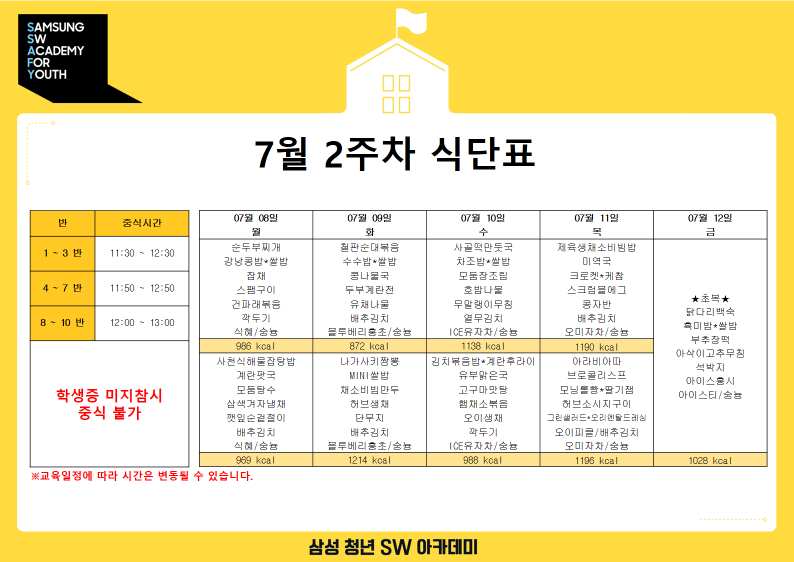
#> input picture myself/menusender/menu.png, 1587 x 1123 px, found by its file name (shown at 1/2 size)
$ python slacktest.py
#> lines starting #> are read from the running program, lines starting #| are printed output that depends on the picture; after the words box and inside, x2 and y2 are one past the last pixel; in counts of white or black regions, pixels touching at a corner belong together
import json
import requests
import imutils
try:
    from PIL import Image
except ImportError:
    import Image
import pytesseract

# [15 lines of commented-out code are left out]


def setLabel(image, str, contour):
    (text_width, text_height), baseline = cv2.getTextSize(str, cv2.FONT_HERSHEY_SIMPLEX, 0.7, 1)
    x,y,width,height = cv2.boundingRect(contour)
    pt_x = x+int((width-text_width)/2)
    pt_y = y+int((height + text_height)/2)
    cv2.rectangle(image, (pt_x, pt_y+baseline), (pt_x+text_width, pt_y-text_height), (200,200,200), cv2.FILLED)
    cv2.putText(image, str, (pt_x, pt_y), cv2.FONT_HERSHEY_SIMPLEX, 0.7, (0,0,0), 1, 8)


########### 이미지 전처리 과정 ##########
# https://webnautes.tistory.com/1296
# https://sosal.kr/1067
# https://076923.github.io/posts/Python-opencv-9/#top
import cv2
import numpy as np

image_address = r'C:\Users\student\python\myself\menusender'

img_color = cv2.imread(image_address+ r"\menu.png", cv2.IMREAD_COLOR)
#> img_color is the input picture: shape (1123, 1587, 3); mean B, G, R 185, 230.3, 242.1
copy_img = img_color.copy()
img_gray = cv2.cvtColor(copy_img, cv2.COLOR_BGR2GRAY)
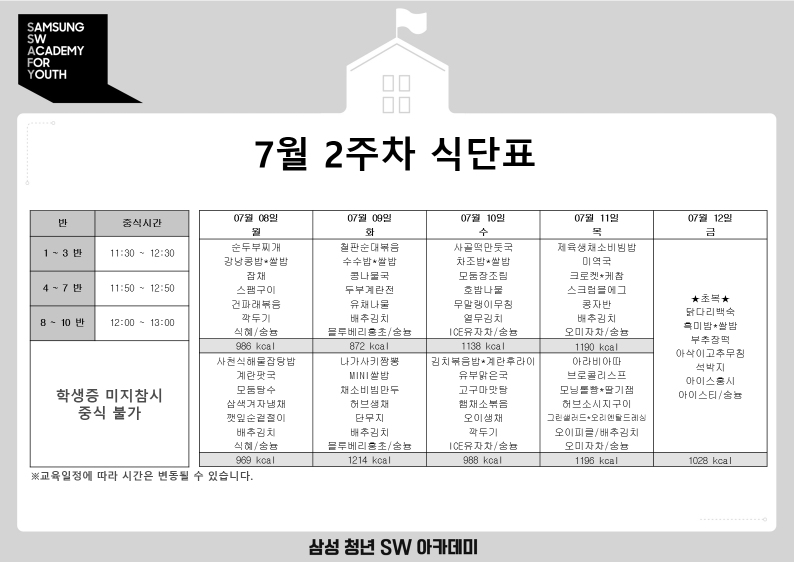
#> img_gray: shape (1123, 1587) (shown at 1/2 size); min 0, max 255, mean 228.7

cv2.imshow('Show Image', img_gray)
cv2.waitKey(0)
cv2.imwrite(image_address+r"\savedimage.jpg", img_gray)
cv2.destroyAllWindows()

## 흑백처리 완료
# blur
img_gray_blurred = cv2.GaussianBlur(img_gray, (5,5),0)

# 목표는 선을 명확히해서 주변 둘레 선을 확인하는 것이다.
ret,img_binary = cv2.threshold(img_gray_blurred, 127, 255, cv2.THRESH_BINARY_INV|cv2.THRESH_OTSU)
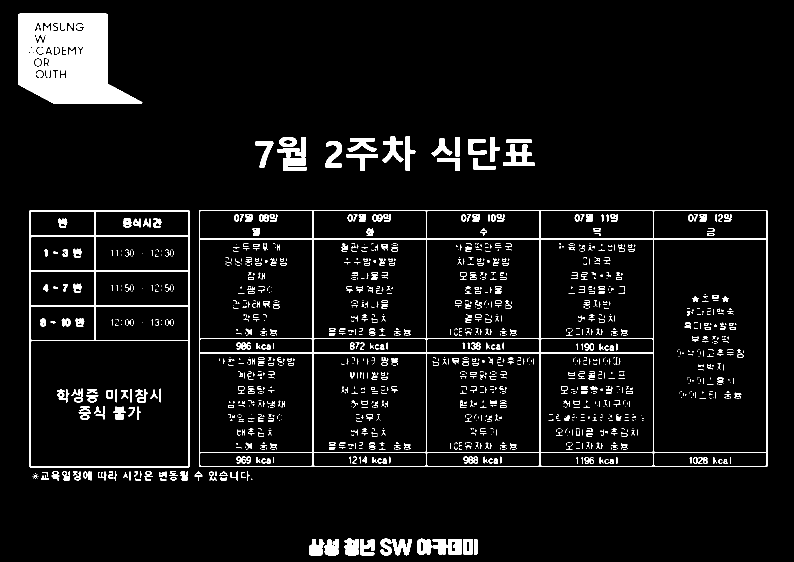
#> img_binary: shape (1123, 1587) (shown at 1/2 size); 6.1% white; 1355 white regions (874 under 20 px)
#> ret = 163
cv2.imshow('result', img_binary)
cv2.waitKey(0)

contours, hierarchy = cv2.findContours(img_binary, cv2.RETR_EXTERNAL, cv2.CHAIN_APPROX_SIMPLE)
#> contours = 65 contours, 12 with area under 20; largest, box (x1, y1, x2, y2) and area: (398, 420, 1535, 934) 582766, (59, 420, 379, 935) 163964, (36, 27, 285, 207) 32102, (834, 1077, 924, 1109) 2109, (554, 274, 613, 341) 1914

rectlist = []
for cnt in contours:
    size = len(cnt)
    print(size)

    epsilon = 0.005 * cv2.arcLength(cnt, True)
    approx = cv2.approxPolyDP(cnt, epsilon, True)

    size = len(approx)
    print(size)

    cv2.line(img_gray_blurred, tuple(approx[0][0]), tuple(approx[size-1][0]), (0, 255, 0), 3)
    for k in range(size-1):
        cv2.line(img_gray_blurred, tuple(approx[k][0]), tuple(approx[k+1][0]), (0, 255, 0), 3)

    if cv2.isContourConvex(approx):
        if size == 3:
            setLabel(img_gray_blurred, "triangle", cnt)
        elif size == 4:
            #setLabel(img_gray_blurred, "rectangle", cnt)
            rectlist.append(cnt)
        elif size == 5:
            setLabel(img_gray_blurred, "pentagon", cnt)
        elif size == 6:
            setLabel(img_gray_blurred, "hexagon", cnt)
        elif size == 8:
            setLabel(img_gray_blurred, "octagon", cnt)
        elif size == 10:
            setLabel(img_gray_blurred, "decagon", cnt)
        else:
            setLabel(img_gray_blurred, str(size), cnt)
    else:
        setLabel(img_gray_blurred, str(size), cnt)
#> this loop made 65 passes
#> epsilon on passes 1, 3, 4, 5, 6, 7, 8, 9, 12, 13, 14, 15: 0.354, 1.1, 0.997, 0.802, 0.69, 1.85, 0.802, 0.697, 0.144, 0.141, 0.168, 0.147
#> (epsilon, approx) on passes 2, 10, 28, 35, 47, 48: (0.47, [[927, 1078], [927, 1108], [944, 1108], [944, 1078]]), (0.0283, [[503, 957], [502, 958], [503, 959], [504, 958]]), (0.09, [[431, 943], [431, 951], [432, 951], [432, 943]]), (0.18, [[259, 943], [259, 960], [260, 960], [260, 943]]), (16.48, [[398, 420], [399, 933], [1534, 932], [1533, 420]]), (8.32, [[60, 420], [59, 933], [377, 934], [378, 421]])
#> (printed output is left out)
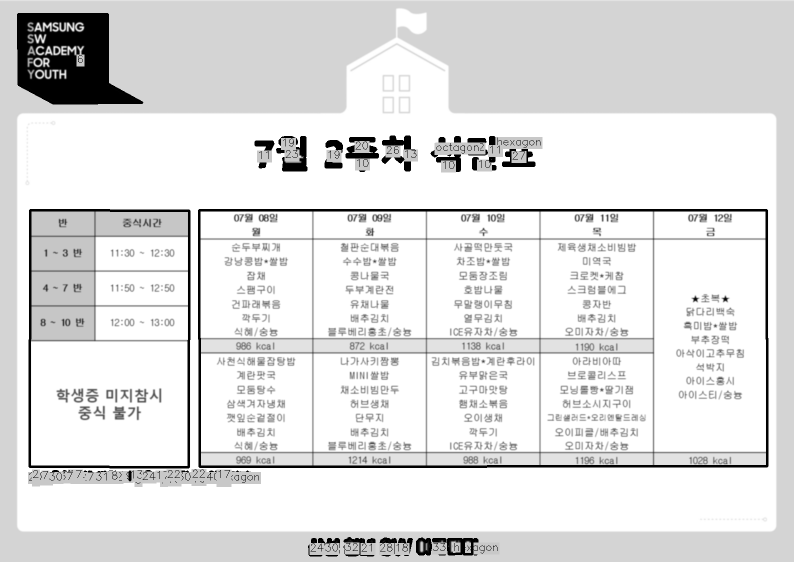
#> img_gray_blurred: shape (1123, 1587) (shown at 1/2 size); min 0, max 255, mean 225.2
#> after the loop, rectlist = 6 contours, 3 with area under 20; largest, box (x1, y1, x2, y2) and area: (398, 420, 1535, 934) 582766, (59, 420, 379, 935) 163964, (927, 1078, 945, 1109) 510

cv2.imshow('result', img_gray)
cv2.waitKey(0)

# rentangle 2가지 찾음 -> 2을 각각을 이미지로 저장하자
count = 0
for rect in rectlist :
    rect = rect.astype("float")
    rect = rect.astype("int")
    x,y,w,h = cv2.boundingRect(rect)

    if w < 200:
        continue
    count += 1
    cv2.imwrite(image_address+r"/Img"+str(count)+".jpg", img_gray[y: y + h, x: x + w])
#> this loop made 6 passes
#> rect on passes 2 to 4: [[503, 957], [502, 958], [503, 959], [504, 958]], [[431, 943], [431, 951], [432, 951], [432, 943]], [[259, 943], [259, 960], [260, 960], [260, 943]]
#> (rect, x, y, w, h) on pass 1: ([[927, 1078], [927, 1108], [944, 1108], [944, 1078]], 927, 1078, 18, 31)

src = cv2.imread(image_address+r"/Img1.jpg", cv2.IMREAD_GRAYSCALE)
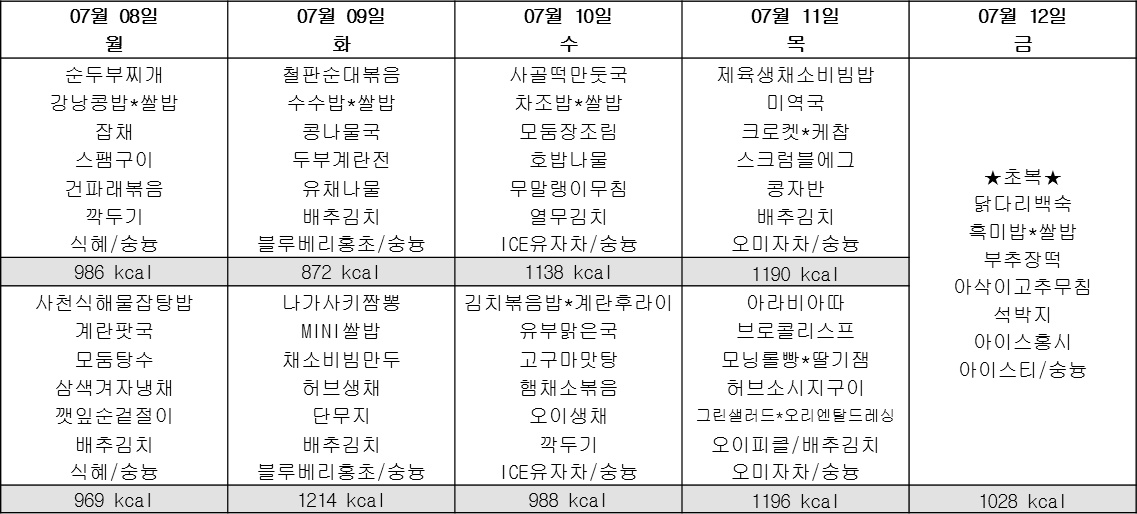
#> src: shape (514, 1137); min 0, max 255, mean 235.7
rectdst = src.copy()
roi = src[100:600, 200:700]
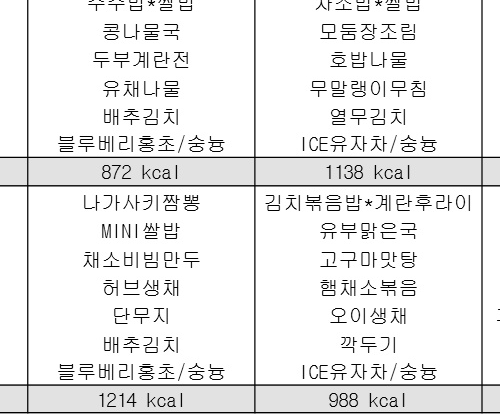
#> roi: shape (414, 500); min 0, max 255, mean 234.7
#> (the run stopped early here; a loop or call above may not have finished)
